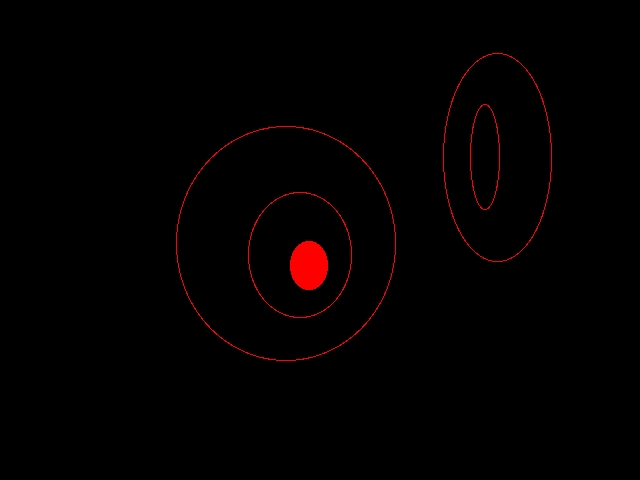
//> input picture try4.jpg, 640 x 480 px
$ ./blobs   (built with g++ and OpenCV 4)
//> lines starting //> are read from the running program, lines starting //| are printed output that depends on the picture; after the words box and inside, x2 and y2 are one past the last pixel; in counts of white or black regions, pixels touching at a corner belong together
#include <iostream>
#include <stdio.h>
//#include <math.h>
#include <stdlib.h>
#include<deque>
#include <opencv2/imgproc/imgproc.hpp>
#include <opencv2/highgui/highgui.hpp>
#include<opencv2/core/core.hpp>
using namespace cv;
using namespace std;

typedef struct _point{
  unsigned int i,j;
}point;


int isred(Mat G, int i, int j){
  if(G.at<Vec3b>(i,j)[2]>180 && G.at<Vec3b>(i,j)[0]<50 && G.at<Vec3b>(i,j)[1]<50)
    return 1;
  else return 0;
}

int main(){


  Mat src=imread("try4.jpg",1);
//> src is the input picture: 480 rows x 640 cols, CV_8UC3; mean B, G, R 0.3, 0.3, 2.7
  Mat op(src.rows,src.cols,CV_8UC1,Scalar(0));
  int n_blobs;
  deque<point>Q;//double ended queue
  point r,u;
  int i1,i2,j1,j2;
  n_blobs=0;
  for(int i=0;i<src.rows;i++){
    for(int j=0;j<src.cols;j++){
      if(isred(src,i,j) && op.at<uchar>(i,j)==0) {//one new red discovered
	op.at<uchar>(i,j)=255;
	r.i=i;
	r.j=j;
	Q.push_back(r);
	n_blobs++;
	while(!Q.empty()) {
	  //BFS
	  u=Q.front();
	  Q.pop_front();
	  i2=u.i;
	  j2=u.j;

	  i1=i2-1;j1=j2-1;
	  if(i1>0 && i1<src.rows && j1>0 && j1<src.cols){
	    if(isred(src,i1,j1) && op.at<uchar>(i1,j1)==0) {
	      //cout<<"ENT1 ";
	      op.at<uchar>(i1,j1)=255;
	      r.i=i1;
	      r.j=j1;
	      Q.push_back(r);
	    }
	  }

	  i1=i2;j1=j2-1;
	  if(i1>0 && i1<src.rows && j1>0 && j1<src.cols){
	    if(isred(src,i1,j1) && op.at<uchar>(i1,j1)==0){
	      // cout<<"ENT2 ";
	      op.at<uchar>(i1,j1)=255;
	      r.i=i1;
	      r.j=j1;
	      Q.push_back(r);
	    }
	  }

	  i1=i2+1;j1=j2-1;
	  if(i1>0 && i1<src.rows && j1>0 && j1<src.cols){
	    if(isred(src,i1,j1) && op.at<uchar>(i1,j1)==0){
	      op.at<uchar>(i1,j1)=255;
	      r.i=i1;
	      r.j=j1;
	      Q.push_back(r);
	    }
	  }

	  i1=i2-1;j1=j2;
	  if(i1>0 && i1<src.rows && j1>0 && j1<src.cols){
	    if(isred(src,i1,j1) && op.at<uchar>(i1,j1)==0){
	      op.at<uchar>(i1,j1)=255;
	      r.i=i1;
	      r.j=j1;
	      Q.push_back(r);
	    }
	  }

	 i1=i2+1;j1=j2;
	 if(i1>0 && i1<src.rows && j1>0 && j1<src.cols){
	   if(isred(src,i1,j1) && op.at<uchar>(i1,j1)==0){
	     op.at<uchar>(i1,j1)=255;
	     r.i=i1;
	     r.j=j1;
	     Q.push_back(r);
	   }
	 }

	 i1=i2-1;j1=j2+1;
	 if(i1>0 && i1<src.rows && j1>0 && j1<src.cols){
	   if(isred(src,i1,j1) && op.at<uchar>(i1,j1)==0){
	     // cout<<"ENT4 ";
	     op.at<uchar>(i1,j1)=255;
	     r.i=i1;
	     r.j=j1;
	     Q.push_back(r);
	   }
	 }

	 i1=i2;j1=j2+1;
	 if(i1>0 && i1<src.rows && j1>0 && j1<src.cols){
	   if(isred(src,i1,j1) && op.at<uchar>(i1,j1)==0){
	     op.at<uchar>(i1,j1)=255;
	     r.i=i1;
	     r.j=j1;
	     Q.push_back(r);
	   }
	 }

	 i1=i2+1;j1=j2+1;
	 if(i1>0 && i1<src.rows && j1>0 && j1<src.cols){
	   if(isred(src,i1,j1) && op.at<uchar>(i1,j1)==0){
	     op.at<uchar>(i1,j1)=255;
	     r.i=i1;
	     r.j=j1;
	     Q.push_back(r);
	   }
	 }
	}


      }
    }
  }
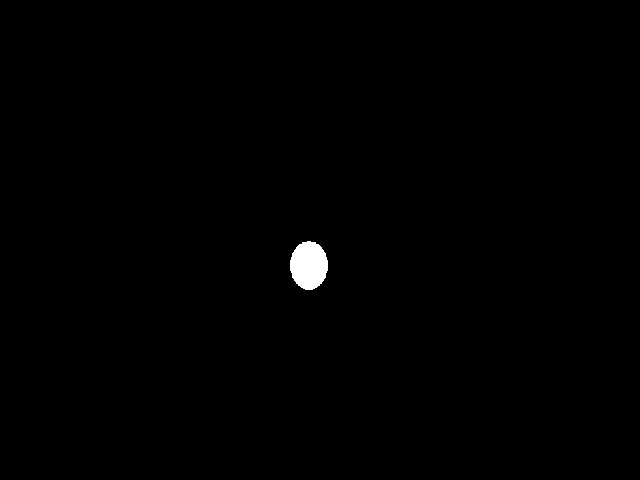
//> op: 480 rows x 640 cols, CV_8UC1; 0.47% white; 1 white region, box (x1, y1, x2, y2) and area: (290, 241, 328, 290) 1444
//> after the loop, Q = 0 items; n_blobs = 1; i2 = 289; j2 = 312; i1 = 290; j1 = 313

  cout<<"NO OF BLOBS="<<n_blobs<<endl<<endl;
//| NO OF BLOBS=1
  namedWindow( "IP", WINDOW_NORMAL );
  imshow("IP",src);
  namedWindow( "OP", WINDOW_NORMAL );
  imshow("OP",op);
  waitKey(0);

  return 0;
}
